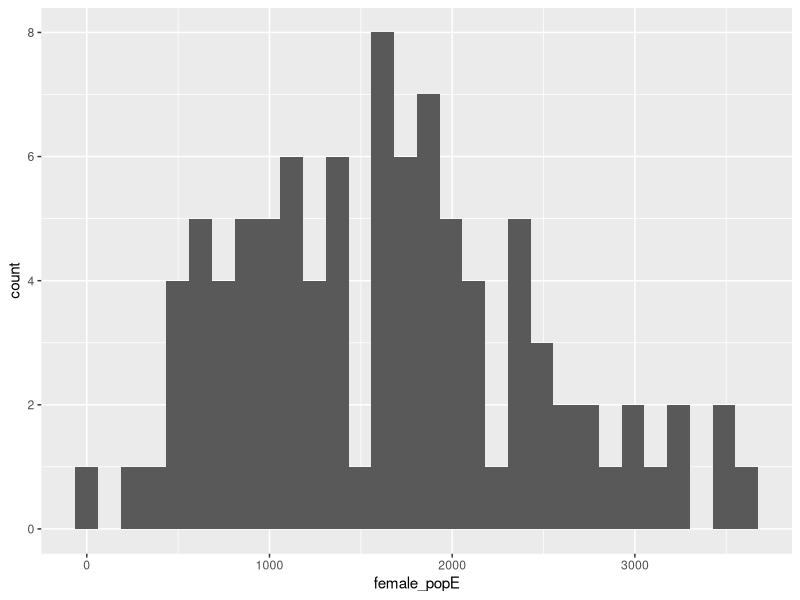

R code for this plot: (Note: this script raises an error after producing the figure.)
## ---- chunk 1
knitr::opts_chunk$set(echo = TRUE)
## ---- chunk 2
library(ggplot2)
library(tidyverse)
library(ggthemes)

## ---- chunk 3
Jefferson_tract_data <- read_csv("jeffersonbay2018.csv") %>%
  filter(region == "Jefferson")
attach(Jefferson_tract_data)
## ---- chunk 4

summary(female_popE)
sd(female_popE)
pop_mean1 <- t.test(female_popE)
pop_mean1
## ---- chunk 5
hist1 <- ggplot(Jefferson_tract_data, aes(x = female_popE)) +
  geom_histogram() 


## ---- chunk 6
hist1+
  theme_solarized() +
  scale_x_continuous(name = "Female Population Count Per Tract") +
  scale_y_continuous(name = "Total") +
  annotate("text", x = 2000, y = 8, size = 3, 
           label = paste("Population mean (95% confidence):",
                         prettyNum(pop_mean1$conf.int[1], digits = 0),
                         "to",
                         prettyNum(pop_mean1$conf.int[2], digits = 0),
                        
                         "\nSample mean:", 
                         prettyNum(mean(female_popE), digits = 0), 
                         "\nSample median:",
                         prettyNum(median(female_popE), digits = 0),
                         "\nSample standard deviation:",
                         prettyNum(sd(female_popE), digits = 0), 
                         "\nSample interquartile range:",
                         prettyNum(quantile(female_popE)["25%"], digits = 0),
                         "to",
                         prettyNum(quantile(female_popE)["75%"], digits = 0)),
           hjust = 0, vjust = 1) 

## ---- chunk 7

summary(male_popE)
sd(male_popE)
pop_mean2 <- t.test(male_popE)
pop_mean2

## ---- chunk 8
hist2 <- ggplot(Jefferson_tract_data, aes(x = male_popE)) +
  geom_histogram() 

## ---- chunk 9
hist2+
  theme_solarized() +
  scale_x_continuous(name = "Male Population Count Per Tract") +
  scale_y_continuous(name = "Total") +
  annotate("text", x = 5000, y = 8, size = 3, 
           label = paste("Population mean (95% confidence):",
                         prettyNum(pop_mean2$conf.int[1], digits = 0),
                         "to",
                         prettyNum(pop_mean2$conf.int[2], digits = 0),
                        
                         "\nSample mean:", 
                         prettyNum(mean(male_popE), digits = 0), 
                         "\nSample median:",
                         prettyNum(median(male_popE), digits = 0),
                         "\nSample standard deviation:",
                         prettyNum(sd(male_popE), digits = 0), 
                         "\nSample interquartile range:",
                         prettyNum(quantile(male_popE)["25%"], digits = 0),
                         "to",
                         prettyNum(quantile(male_popE)["75%"], digits = 0)),
           hjust = 0, vjust = 1) 

## ---- chunk 10
summary(poverty_100E)
sd(poverty_100E)
pop_mean3 <- t.test(poverty_100E)
pop_mean3
## ---- chunk 11
hist3<- ggplot(Jefferson_tract_data, aes(x = poverty_100E)) +
  geom_histogram() 
## ---- chunk 12
hist3+
  theme_solarized() +
  scale_x_continuous(name = "Population Below 100% Poverty Rate") +
  scale_y_continuous(name = "Total") +
  annotate("text", x = 1000, y = 15, size = 3, 
           label = paste("Population mean (95% confidence):",
                         prettyNum(pop_mean3$conf.int[1], digits = 0),
                         "to",
                         prettyNum(pop_mean3$conf.int[2], digits = 0),
                        
                         "\nSample mean:", 
                         prettyNum(mean(poverty_100E), digits = 0), 
                         "\nSample median:",
                         prettyNum(median(poverty_100E), digits = 0),
                         "\nSample standard deviation:",
                         prettyNum(sd(poverty_100E), digits = 0), 
                         "\nSample interquartile range:",
                         prettyNum(quantile(poverty_100E)["25%"], digits = 0),
                         "to",
                         prettyNum(quantile(poverty_100E)["75%"], digits = 0)),
           hjust = 0, vjust = 1) 

## ---- chunk 13
summary(poverty_149E)
sd(poverty_149E)
pop_mean4 <- t.test(poverty_149E)
pop_mean4
## ---- chunk 14
hist4 <- ggplot(Jefferson_tract_data, aes(x = poverty_149E)) +
  geom_histogram() 
## ---- chunk 15
hist4+
  theme_solarized() +
  scale_x_continuous(name = "Population Between 100-149% Poverty Rate") +
  scale_y_continuous(name = "Total") +
  annotate("text", x = 500, y = 13, size = 3, 
           label = paste("Population mean (95% confidence):",
                         prettyNum(pop_mean4$conf.int[1], digits = 0),
                         "to",
                         prettyNum(pop_mean4$conf.int[2], digits = 0),
                        
                         "\nSample mean:", 
                         prettyNum(mean(poverty_100E), digits = 0), 
                         "\nSample median:",
                         prettyNum(median(poverty_100E), digits = 0),
                         "\nSample standard deviation:",
                         prettyNum(sd(poverty_100E), digits = 0), 
                         "\nSample interquartile range:",
                         prettyNum(quantile(poverty_100E)["25%"], digits = 0),
                         "to",
                         prettyNum(quantile(poverty_100E)["75%"], digits = 0)),
           hjust = 0, vjust = 1) 

## ---- chunk 16
summary(poverty_150E)
sd(poverty_150E)
pop_mean5 <- t.test(poverty_150E)
pop_mean5
## ---- chunk 17
hist5 <- ggplot(Jefferson_tract_data, aes(x = poverty_150E)) +
  geom_histogram() 

## ---- chunk 18
hist5+
  theme_solarized() +
  scale_x_continuous(name = "Population Over 150% Poverty Rate") +
  scale_y_continuous(name = "Total") +
  annotate("text", x = 500, y = 13, size = 3, 
           label = paste("Population mean (95% confidence):",
                         prettyNum(pop_mean5$conf.int[1], digits = 0),
                         "to",
                         prettyNum(pop_mean5$conf.int[2], digits = 0),
                        
                         "\nSample mean:", 
                         prettyNum(mean(poverty_150E), digits = 0), 
                         "\nSample median:",
                         prettyNum(median(poverty_150E), digits = 0),
                         "\nSample standard deviation:",
                         prettyNum(sd(poverty_150E), digits = 0), 
                         "\nSample interquartile range:",
                         prettyNum(quantile(poverty_150E)["25%"], digits = 0),
                         "to",
                         prettyNum(quantile(poverty_150E)["75%"], digits = 0)),
           hjust = 0, vjust = 1) 
## ---- chunk 19
summary(pub_assistE)
sd(pub_assistE)
pop_mean6 <- t.test(pub_assistE)
pop_mean6
## ---- chunk 20
hist6 <- ggplot(Jefferson_tract_data, aes(x = pub_assistE)) +
  geom_histogram() 
## ---- chunk 21
hist6+
  theme_solarized() +
  scale_x_continuous(name = "Population Using Public Assistance (Including SSI)") +
  scale_y_continuous(name = "Total") +
  annotate("text", x = 1700, y = 13, size = 3, 
           label = paste("Population mean (95% confidence):",
                         prettyNum(pop_mean6$conf.int[1], digits = 0),
                         "to",
                         prettyNum(pop_mean6$conf.int[2], digits = 0),
                        
                         "\nSample mean:", 
                         prettyNum(mean(pub_assistE), digits = 0), 
                         "\nSample median:",
                         prettyNum(median(pub_assistE), digits = 0),
                         "\nSample standard deviation:",
                         prettyNum(sd(pub_assistE), digits = 0), 
                         "\nSample interquartile range:",
                         prettyNum(quantile(pub_assistE)["25%"], digits = 0),
                         "to",
                         prettyNum(quantile(pub_assistE)["75%"], digits = 0)),
           hjust = 0, vjust = 1) 
## ---- chunk 22
summary(cash_assistE)
sd(cash_assistE)
pop_mean7 <- t.test(cash_assistE)
pop_mean7
## ---- chunk 23
hist7 <- ggplot(Jefferson_tract_data, aes(x = cash_assistE)) +
  geom_histogram() 
## ---- chunk 24
hist7+
  theme_solarized() +
  scale_x_continuous(name = "Population Using Public Assistance (Cash and Food Stamps)") +
  scale_y_continuous(name = "Total") +
  annotate("text", x = 300, y = 13, size = 3, 
           label = paste("Population mean (95% confidence):",
                         prettyNum(pop_mean7$conf.int[1], digits = 0),
                         "to",
                         prettyNum(pop_mean7$conf.int[2], digits = 0),
                        
                         "\nSample mean:", 
                         prettyNum(mean(cash_assistE), digits = 0), 
                         "\nSample median:",
                         prettyNum(median(cash_assistE), digits = 0),
                         "\nSample standard deviation:",
                         prettyNum(sd(cash_assistE), digits = 0), 
                         "\nSample interquartile range:",
                         prettyNum(quantile(cash_assistE)["25%"], digits = 0),
                         "to",
                         prettyNum(quantile(cash_assistE)["75%"], digits = 0)),
           hjust = 0, vjust = 1) 
## ---- chunk 25
summary(no_assistE)
sd(no_assistE)
pop_mean8 <- t.test(no_assistE)
pop_mean8
## ---- chunk 26
hist8 <- ggplot(Jefferson_tract_data, aes(x = no_assistE)) +
  geom_histogram() 
## ---- chunk 27
hist8+
  theme_solarized() +
  scale_x_continuous(name = "Population Not Receiving Public Assistance") +
  scale_y_continuous(name = "Total") +
  annotate("text", x = 1700, y = 13, size = 3, 
           label = paste("Population mean (95% confidence):",
                         prettyNum(pop_mean8$conf.int[1], digits = 0),
                         "to",
                         prettyNum(pop_mean8$conf.int[2], digits = 0),
                        
                         "\nSample mean:", 
                         prettyNum(mean(poverty_100E), digits = 0), 
                         "\nSample median:",
                         prettyNum(median(poverty_100E), digits = 0),
                         "\nSample standard deviation:",
                         prettyNum(sd(poverty_100E), digits = 0), 
                         "\nSample interquartile range:",
                         prettyNum(quantile(poverty_100E)["25%"], digits = 0),
                         "to",
                         prettyNum(quantile(poverty_100E)["75%"], digits = 0)),
           hjust = 0, vjust = 1) 
## ---- chunk 28
meets_hs_grads <- t.test(majority_hs_grads)
below_hs_grads <- t.test(!majority_hs_grads)
## ---- chunk 29
grads_shares <- tibble(Diplomas = c("Meets Statewise Average",
                                    "Below Statewide Average"), 
                     `Sample` =c(paste(prettyNum(meets_hs_grads$estimate*100,
                                         digits = 3), "%"),
                         paste(prettyNum(below_hs_grads$estimate*100,
                                         digits = 3), "%")), 
                      `95-percent confidence interval` =  
                        c(paste(prettyNum(meets_hs_grads$conf.int[1]*100,
                                          digits = 3), "% to ",
                                prettyNum(meets_hs_grads$conf.int[2]*100,
                                          digits = 3), "%"),
                         paste(prettyNum(below_hs_grads$conf.int[1]*100,
                                          digits = 3), "% to ",
                                prettyNum(below_hs_grads$conf.int[2]*100,
                                          digits = 3), "%")))
knitr::kable(grads_shares, caption = "Census Tracts in Jefferson Region")
